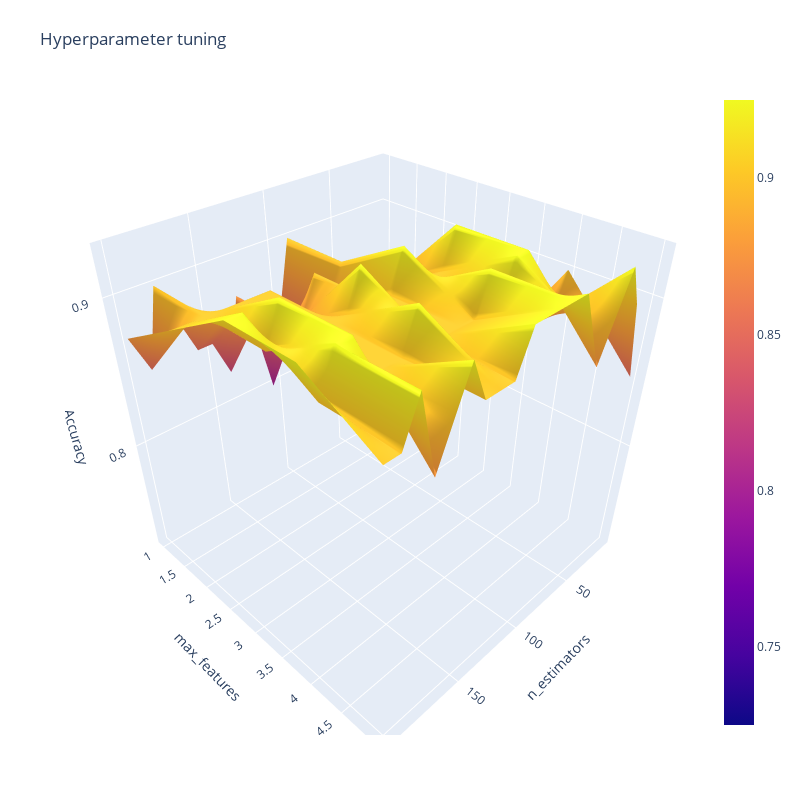

Notebook code cell kept with this figure:
### Code cell
import plotly.graph_objects as go


fig = go.Figure(data= [go.Surface(z=z, y=y, x=x)], layout=layout )
fig.update_layout(title='Hyperparameter tuning',
                  scene = dict(
                    xaxis_title='n_estimators',
                    yaxis_title='max_features',
                    zaxis_title='Accuracy'),
                  autosize=False,
                  width=800, height=800,
                  margin=dict(l=65, r=50, b=65, t=90))
fig.show()

### Figure 1 — Plotly figure (JSON) as saved in the notebook; plotly's stock layout.template omitted (floating-point values rounded to 4 significant figures)
{"data": [{"type": "surface", "x": [10, 20, 30, 40, 50, 60, 70, 80, 90, 100, 110, 120, 130, 140, 150, 160, 170, 180, 190, 200], "y": [1, 2, 3, 4, 5], "z": [[0.725, 0.8, 0.8, 0.85, 0.85, 0.825, 0.85, 0.85, 0.9, 0.85, 0.8, 0.85, 0.875, 0.825, 0.85, 0.85, 0.875, 0.9, 0.85, 0.875], [0.8, 0.875, 0.875, 0.875, 0.875, 0.875, 0.875, 0.875, 0.9, 0.875, 0.9, 0.875, 0.875, 0.9, 0.9, 0.9, 0.9, 0.9, 0.9, 0.9], [0.825, 0.9, 0.875, 0.875, 0.925, 0.9, 0.9, 0.9, 0.925, 0.9, 0.9, 0.925, 0.9, 0.9, 0.9, 0.9, 0.925, 0.9, 0.925, 0.925], [0.9, 0.875, 0.875, 0.9, 0.925, 0.925, 0.9, 0.925, 0.9, 0.9, 0.9, 0.9, 0.925, 0.9, 0.9, 0.9, 0.925, 0.925, 0.9, 0.925], [0.85, 0.9, 0.925, 0.9, 0.875, 0.9, 0.925, 0.925, 0.925, 0.925, 0.925, 0.9, 0.9, 0.9, 0.925, 0.9, 0.875, 0.925, 0.9, 0.9]]}], "layout": {"autosize": false, "height": 800, "margin": {"b": 65, "l": 65, "r": 50, "t": 90}, "scene": {"xaxis": {"title": {"text": "n_estimators"}}, "yaxis": {"title": {"text": "max_features"}}, "zaxis": {"title": {"text": "Accuracy"}}}, "title": {"text": "Hyperparameter tuning"}, "width": 800, "xaxis": {"title": {"text": "n_estimators"}}, "yaxis": {"title": {"text": "max_features"}}}}
